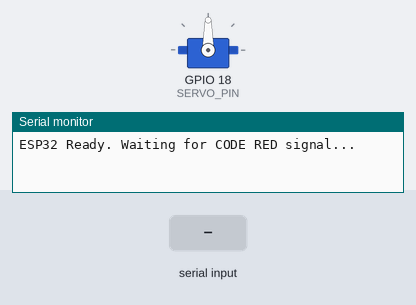
This sketch was run on a simulated ESP32. Shown: servo, the last lines printed to the serial monitor. The test bench sets the inputs (shaded band).

Above: at 1.2 s.
1.3 s: "MCB_OFF\n" received over the second serial link
At 1.8 s:
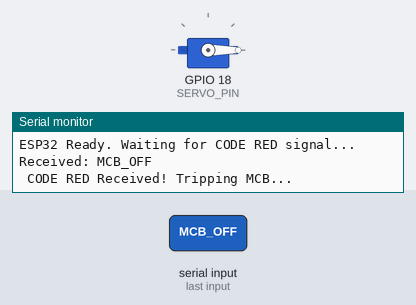
2.8 s: "1\n" received over the second serial link
Timing chart, 0 to 5.8 s (numbered marks = the images above; inputs shaded):
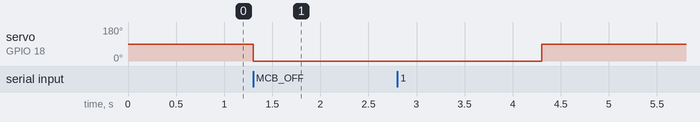

The sketch:

sketch_apr27a.ino
```cpp
#include <ESP32Servo.h>

Servo myservo;

// --- Definitions ---
#define SERVO_PIN 18
#define RXD2 16
#define TXD2 17

HardwareSerial SerialPi(2);

const int openAngle = 0;    // ✅ Rotate 45 degrees (was 90)
const int closeAngle = 90;

String incomingData = "";

void setup() {
  Serial.begin(115200);
  SerialPi.begin(115200, SERIAL_8N1, RXD2, TXD2);

  myservo.attach(SERVO_PIN);
  myservo.write(closeAngle);

  Serial.println("ESP32 Ready. Waiting for CODE RED signal...");
}

void loop() {
  while (SerialPi.available()) {
    char incomingChar = SerialPi.read();
    incomingData += incomingChar;

    if (incomingChar == '\n') {
      incomingData.trim();

      Serial.print("Received: ");
      Serial.println(incomingData);

      if (incomingData.indexOf("MCB_OFF") >= 0) {
        Serial.println(" CODE RED Received! Tripping MCB...");

        myservo.write(openAngle);   //
        delay(3000);
        myservo.write(closeAngle);  // ➜ Return to 0°
        Serial.println(" MCB Reset to Normal Position.");
      }

      incomingData = "";
    }
  }
}
```

Measured:
- after the input at 1.3 s, servo on GPIO 18 (SERVO_PIN): 90° → 0° at once
